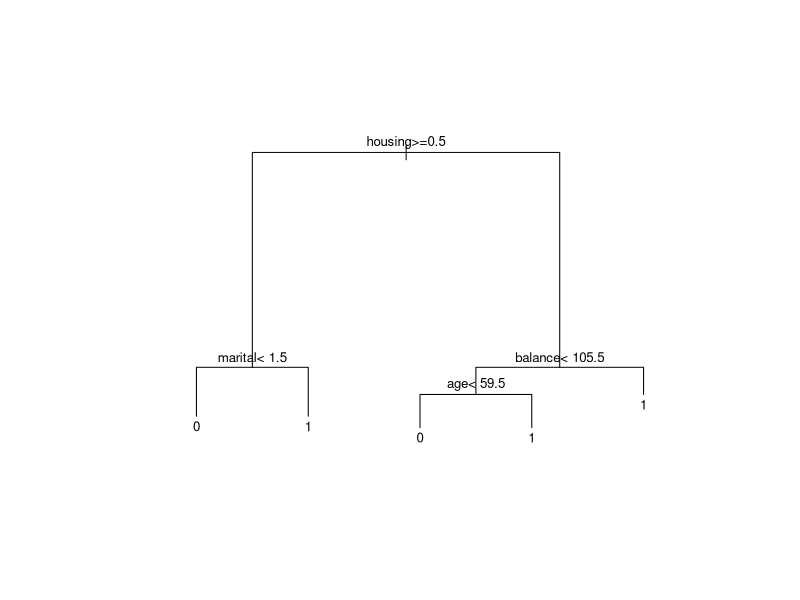

R code for this plot: (Note: this script raises an error after producing the figure.)
## ---- chunk 1
knitr::opts_chunk$set(echo = TRUE)
## ---- chunk 2
x_train = read.table('xtrain.csv', sep=',', header=TRUE, row.names = 'X')
x_test = read.table('xtest.csv', sep=',', header=TRUE, row.names = 'X')
y_train = read.table('ytrain.csv', sep=',', row.names = 'V1')
y_test = read.table('ytest.csv', sep=',', row.names = 'V1')

train = cbind(as.factor(y_train$V2), x_train)
testdata = cbind(as.factor(y_test$V2), x_test)
names(train)[1] = 'y'
names(train)[1] = 'y'
colnames(train)
## ---- chunk 3
library(rpart)
fit1 = rpart(y~. , method = "class", data = train)
summary(fit1)
#plot(fit)
## ---- chunk 4
wgts = rep(1, length(y_train$V2))
wgts[which(y_train == 1)] = 10
fit2 = rpart(y~. , method = "class", data = train, weights = wgts)
plot(fit2, margin = 0.2)
text(fit2, pretty=0, cex=0.8)
## ---- chunk 5
ypred_tree = predict(fit2, x_test, type = 'class')
print("Tree misclassification rate: ", mean(ypred_tree != y_test$V2) )
mean(ypred_tree != y_test$V2)
## ---- chunk 6
predict_prob_tree = predict(fit2, x_test, type = 'prob')[,2]
n = length(predict_prob_tree)
top_1000 = rownames(x_test)[order(predict_prob_tree)][(n-999):n]
sum(y_test[top_1000,])/1000
## ---- chunk 7
plotcp(fit2)
printcp(fit2)
opt_cp = fit2$cptable[which.min(fit2$cptable[,"xerror"]),"CP"]
opt_cp

prunetree = prune(fit2, cp=opt_cp)
plot(prunetree, margin = 0.2)
text(prunetree, pretty=0, cex=0.8)
## ---- chunk 8
predict_prob_prune = predict(prunetree, x_test, type = 'prob')[,2]
library(pROC)

logi_score = read.table('testprob.csv', sep=',',row.names = 'V1')
roc(y_test$V2, predict_prob_tree, plot=TRUE)
roc(y_test$V2, predict_prob_prune, plot=TRUE, col='yellow', add=TRUE)
roc(y_test$V2, logi_score$V2, plot=TRUE, col='blue', add=TRUE)
